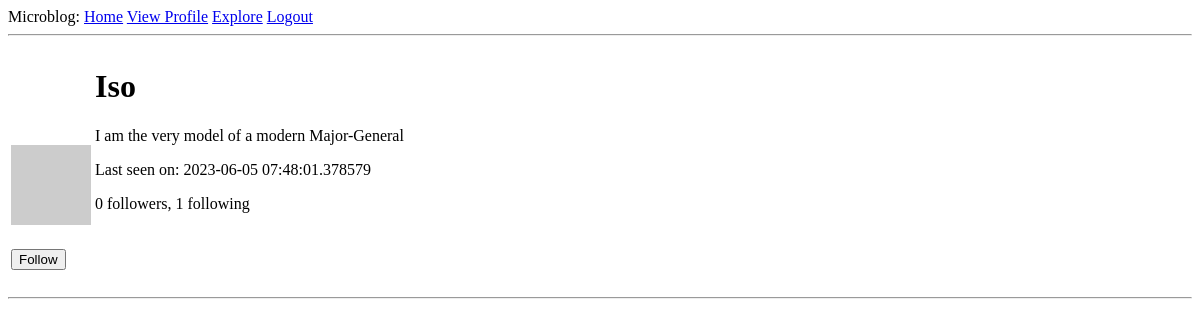
The app's page /user/Iso (signed in), older data.
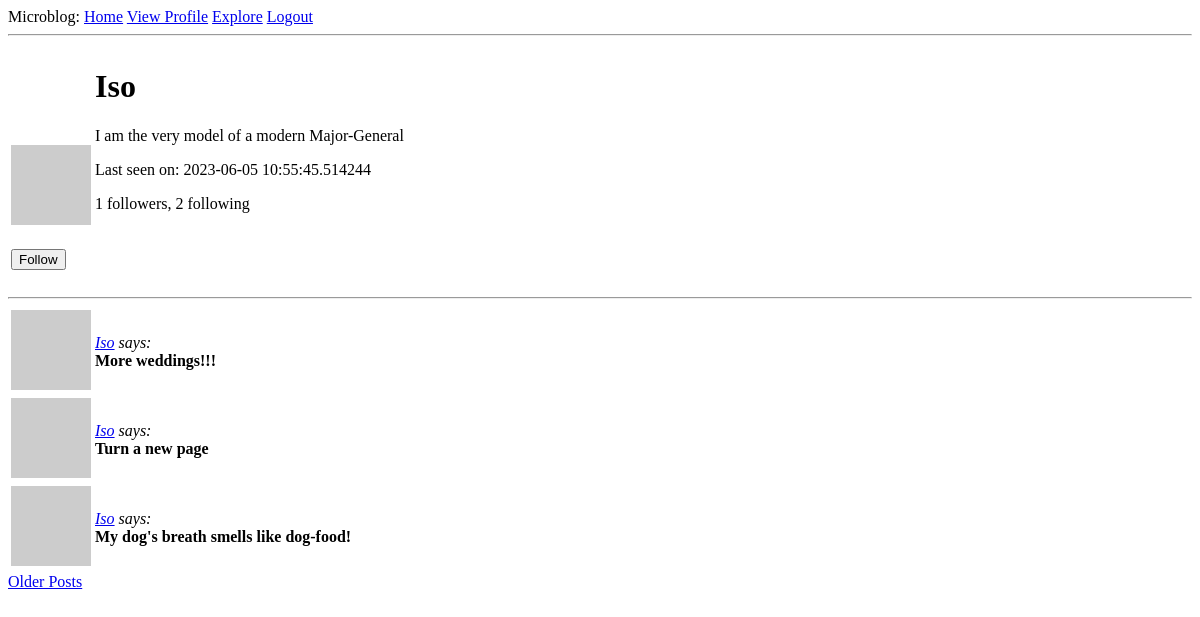
The same page, newer data.
### app/models.py (models this page shows, shortened)
class User(UserMixin, db.Model):
    id = db.Column(db.Integer, primary_key=True)
    username = db.Column(db.String(64), index=True, unique=True)
    email = db.Column(db.String(120), index=True, unique=True)
    password_hash = db.Column(db.String(128))
    posts = db.relationship('Post', backref='author', lazy='dynamic')
    about_me = db.Column(db.String(140))
    last_seen = db.Column(db.DateTime, default=datetime.utcnow)
    followed = db.relationship(
        'User', secondary=followers,
        primaryjoin=(followers.c.follower_id == id),
        secondaryjoin=(followers.c.followed_id == id),
        backref=db.backref('followers', lazy='dynamic'), lazy='dynamic'
    )
    def avatar(self, size):
        digest = md5(self.email.lower().encode('utf-8')).hexdigest()
        return f'https://www.gravatar.com/avatar/{digest}?d=identicon&s={size}'
    def is_following(self, user):
        return self.followed.filter(followers.c.followed_id == user.id).count() > 0

class Post(db.Model):
    id = db.Column(db.Integer, primary_key=True)
    body = db.Column(db.String(140))
    timestamp = db.Column(db.DateTime, index=True, default=datetime.utcnow)
    user_id = db.Column(db.Integer, db.ForeignKey('user.id'))

### app/routes.py (the view)
@app.route('/user/<username>')
@login_required
def user(username):
    user = User.query.filter_by(username=username).first_or_404()
    page = request.args.get(key='page', default=1, type=int)
    posts = user.posts.order_by(Post.timestamp.desc()).paginate(
        page=page, per_page=app.config['POSTS_PER_PAGE'], error_out=False
    )
    next_url = url_for('user', username=username, page=posts.next_num) if posts.has_next else None
    prev_url = url_for('user', username=username, page=posts.prev_num) if posts.has_prev else None
    form = EmptyForm()
    return render_template('user.html', user=user, posts=posts.items, form=form, next_url=next_url, prev_url=prev_url)

### app/forms.py
class EmptyForm(FlaskForm):
    submit = SubmitField('Submit')

### app/models.py (called while the page is built)
@login.user_loader
def load_user(id):
    return User.query.get(int(id))

### app/routes.py (called while the page is built)
@app.before_request
def before_request():
    if current_user.is_authenticated:
        current_user.last_seen = datetime.utcnow()
        db.session.commit()

### app/templates/user.html (shortened to what this page needs)
{% extends "base.html" %}
{% block content %}
      <table>
            <tr valign="bottom">
                  <td><img src="{{user.avatar(128)}}"></td>
                  <td>
                        <h1>{{user.username}}</h1>
                        {% if user.about_me %} <p>{{ user.about_me }}</p>{% endif %}
                        {% if user.last_seen %} <p>Last seen on: {{ user.last_seen }}</p>{% endif %}
                        <p>{{ user.followers.count() }} followers, {{ user.followed.count() }} following</p>
                  </td>
            </tr>
            <tr valign="bottom">
                  <td>
                      {% if user == current_user %}
                      <p><a href="{{ url_for('edit_profile') }}">Edit your profile</a></p>
                      {% elif not current_user.is_following(user) %}
                      <p>
                        <form action="{{ url_for('follow', username=user.username) }}" method="post">
                            {{ form.submit(value='Follow') }}
                        </form>
                      </p>
                      {% endif %}
                  </td>
            </tr>
      </table>
      <hr>
            {% include "_post.html" %}
{% endblock %}

### app/templates/_post.html (shortened to what this page needs)
<table>
    {% for post in posts %}
    <tr valign="center">
      <td><img src="{{post.author.avatar(36)}}"></td>
      <td><i><a href="{{ url_for('user', username=post.author.username) }}">{{ post.author.username }}</a> says:</i><br>
      <b>{{post.body}}</b></td>
    </tr>
    {% endfor %}
</table>
{% if next_url %}
<a href="{{ next_url }}">Older Posts</a>
{% endif %}

Row changes from the older to the newer data that the page shows:
changed User "Iso": last_seen "2023-06-05 07:48:01.378579" → "2023-06-05 10:55:45.514244"
added Post: author.username "Iso", body "More weddings!!!"
added Post: author.username "Iso", body "Turn a new page"
added Post: author.username "Iso", body "My dog's breath smells like dog-food!"
Text that changed along with them:
{{ user.followers.count() }}: "0" → "1"
{{ user.followed.count() }}: "1" → "2"
text now shown: "Older Posts"
